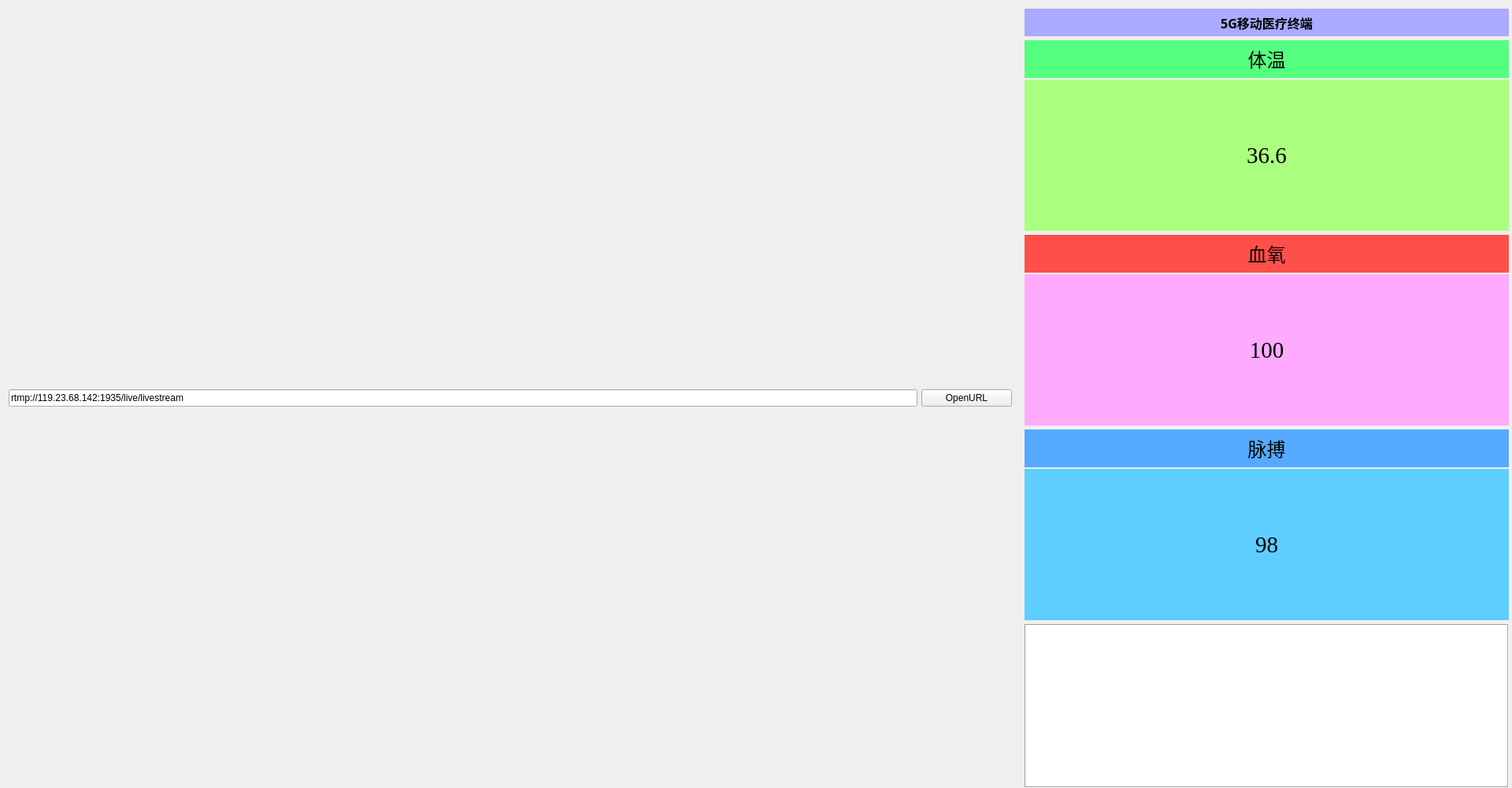
<?xml version="1.0" encoding="UTF-8"?>
<ui version="4.0">
 <class>VLCPlayerClass</class>
 <widget class="QWidget" name="VLCPlayerClass">
  <property name="geometry">
   <rect>
    <x>0</x>
    <y>0</y>
    <width>1920</width>
    <height>1000</height>
   </rect>
  </property>
  <property name="windowTitle">
   <string>VLCPlayer</string>
  </property>
  <widget class="QWidget" name="verticalLayoutWidget_2">
   <property name="geometry">
    <rect>
     <x>1290</x>
     <y>0</y>
     <width>631</width>
     <height>1011</height>
    </rect>
   </property>
   <layout class="QVBoxLayout" name="verticalLayout_1" stretch="1,7,7,7,6">
    <property name="spacing">
     <number>5</number>
    </property>
    <property name="rightMargin">
     <number>5</number>
    </property>
    <item>
     <widget class="QLabel" name="label">
      <property name="font">
       <font>
        <family>微软雅黑</family>
        <pointsize>12</pointsize>
        <weight>75</weight>
        <bold>true</bold>
       </font>
      </property>
      <property name="styleSheet">
       <string notr="true">background-color: rgb(170, 170, 255);</string>
      </property>
      <property name="text">
       <string>5G移动医疗终端</string>
      </property>
      <property name="textFormat">
       <enum>Qt::PlainText</enum>
      </property>
      <property name="alignment">
       <set>Qt::AlignCenter</set>
      </property>
     </widget>
    </item>
    <item>
     <layout class="QHBoxLayout" name="horizontalLayout_1" stretch="1,7">
      <property name="spacing">
       <number>3</number>
      </property>
      <item>
       <layout class="QVBoxLayout" name="verticalLayout" stretch="1,4">
        <property name="spacing">
         <number>2</number>
        </property>
        <property name="sizeConstraint">
         <enum>QLayout::SetDefaultConstraint</enum>
        </property>
        <item>
         <widget class="QLabel" name="label_5">
          <property name="font">
           <font>
            <family>微软雅黑</family>
            <pointsize>18</pointsize>
           </font>
          </property>
          <property name="layoutDirection">
           <enum>Qt::LeftToRight</enum>
          </property>
          <property name="styleSheet">
           <string notr="true">background-color: rgb(85, 255, 127);</string>
          </property>
          <property name="text">
           <string>体温</string>
          </property>
          <property name="scaledContents">
           <bool>false</bool>
          </property>
          <property name="alignment">
           <set>Qt::AlignCenter</set>
          </property>
          <property name="textInteractionFlags">
           <set>Qt::NoTextInteraction</set>
          </property>
         </widget>
        </item>
        <item>
         <widget class="QLabel" name="label_temperature">
          <property name="font">
           <font>
            <family>Times New Roman</family>
            <pointsize>22</pointsize>
           </font>
          </property>
          <property name="styleSheet">
           <string notr="true">background-color: rgb(170, 255, 127);
border-color: rgb(0, 0, 0);</string>
          </property>
          <property name="text">
           <string>36.6</string>
          </property>
          <property name="alignment">
           <set>Qt::AlignCenter</set>
          </property>
          <property name="textInteractionFlags">
           <set>Qt::NoTextInteraction</set>
          </property>
         </widget>
        </item>
       </layout>
      </item>
      <item>
       <layout class="QGridLayout" name="gridLayout_temp"/>
      </item>
     </layout>
    </item>
    <item>
     <layout class="QHBoxLayout" name="horizontalLayout_2" stretch="1,7">
      <property name="spacing">
       <number>3</number>
      </property>
      <item>
       <layout class="QVBoxLayout" name="verticalLayout_2" stretch="1,4">
        <property name="spacing">
         <number>2</number>
        </property>
        <property name="sizeConstraint">
         <enum>QLayout::SetDefaultConstraint</enum>
        </property>
        <item>
         <widget class="QLabel" name="label_6">
          <property name="font">
           <font>
            <family>微软雅黑</family>
            <pointsize>18</pointsize>
           </font>
          </property>
          <property name="layoutDirection">
           <enum>Qt::LeftToRight</enum>
          </property>
          <property name="styleSheet">
           <string notr="true">background-color: rgb(255, 79, 73);</string>
          </property>
          <property name="text">
           <string>血氧</string>
          </property>
          <property name="scaledContents">
           <bool>false</bool>
          </property>
          <property name="alignment">
           <set>Qt::AlignCenter</set>
          </property>
          <property name="textInteractionFlags">
           <set>Qt::NoTextInteraction</set>
          </property>
         </widget>
        </item>
        <item>
         <widget class="QLabel" name="label_spo2">
          <property name="font">
           <font>
            <family>Times New Roman</family>
            <pointsize>22</pointsize>
           </font>
          </property>
          <property name="styleSheet">
           <string notr="true">background-color: rgb(255, 170, 255);</string>
          </property>
          <property name="text">
           <string>100</string>
          </property>
          <property name="alignment">
           <set>Qt::AlignCenter</set>
          </property>
          <property name="textInteractionFlags">
           <set>Qt::NoTextInteraction</set>
          </property>
         </widget>
        </item>
       </layout>
      </item>
      <item>
       <layout class="QGridLayout" name="gridLayout_spo2"/>
      </item>
     </layout>
    </item>
    <item>
     <layout class="QHBoxLayout" name="horizontalLayout_3" stretch="1,7">
      <property name="spacing">
       <number>3</number>
      </property>
      <item>
       <layout class="QVBoxLayout" name="verticalLayout_3" stretch="1,4">
        <property name="spacing">
         <number>2</number>
        </property>
        <property name="sizeConstraint">
         <enum>QLayout::SetDefaultConstraint</enum>
        </property>
        <item>
         <widget class="QLabel" name="label_7">
          <property name="font">
           <font>
            <family>微软雅黑</family>
            <pointsize>18</pointsize>
           </font>
          </property>
          <property name="layoutDirection">
           <enum>Qt::LeftToRight</enum>
          </property>
          <property name="styleSheet">
           <string notr="true">background-color: rgb(85, 170, 255);</string>
          </property>
          <property name="text">
           <string>脉搏</string>
          </property>
          <property name="scaledContents">
           <bool>false</bool>
          </property>
          <property name="alignment">
           <set>Qt::AlignCenter</set>
          </property>
          <property name="textInteractionFlags">
           <set>Qt::NoTextInteraction</set>
          </property>
         </widget>
        </item>
        <item>
         <widget class="QLabel" name="label_heart">
          <property name="font">
           <font>
            <family>Times New Roman</family>
            <pointsize>22</pointsize>
           </font>
          </property>
          <property name="styleSheet">
           <string notr="true">background-color: rgb(93, 206, 255);</string>
          </property>
          <property name="text">
           <string>98</string>
          </property>
          <property name="alignment">
           <set>Qt::AlignCenter</set>
          </property>
          <property name="textInteractionFlags">
           <set>Qt::NoTextInteraction</set>
          </property>
         </widget>
        </item>
       </layout>
      </item>
      <item>
       <layout class="QGridLayout" name="gridLayout_heart">
        <property name="sizeConstraint">
         <enum>QLayout::SetFixedSize</enum>
        </property>
       </layout>
      </item>
     </layout>
    </item>
    <item>
     <widget class="QTextBrowser" name="textBrowser_log">
      <property name="styleSheet">
       <string notr="true">border-color: rgb(0, 0, 0);</string>
      </property>
      <property name="frameShape">
       <enum>QFrame::Box</enum>
      </property>
     </widget>
    </item>
   </layout>
  </widget>
  <widget class="QWidget" name="verticalLayoutWidget">
   <property name="geometry">
    <rect>
     <x>0</x>
     <y>0</y>
     <width>1291</width>
     <height>1011</height>
    </rect>
   </property>
   <layout class="QVBoxLayout" name="verticalLayout_4" stretch="25,1">
    <property name="spacing">
     <number>3</number>
    </property>
    <property name="rightMargin">
     <number>1</number>
    </property>
    <item>
     <layout class="QGridLayout" name="gridLayout_video">
      <property name="rightMargin">
       <number>5</number>
      </property>
      <property name="verticalSpacing">
       <number>5</number>
      </property>
     </layout>
    </item>
    <item>
     <layout class="QHBoxLayout" name="horizontalLayout" stretch="10,1">
      <property name="spacing">
       <number>5</number>
      </property>
      <property name="sizeConstraint">
       <enum>QLayout::SetFixedSize</enum>
      </property>
      <property name="rightMargin">
       <number>5</number>
      </property>
      <item>
       <widget class="QLineEdit" name="lineEdit">
        <property name="text">
         <string>rtmp://119.23.68.142:1935/live/livestream</string>
        </property>
       </widget>
      </item>
      <item>
       <widget class="QPushButton" name="btnOpenURL">
        <property name="text">
         <string>OpenURL</string>
        </property>
       </widget>
      </item>
     </layout>
    </item>
   </layout>
  </widget>
 </widget>
 <layoutdefault spacing="6" margin="11"/>
 <resources>
  <include location="vlcplayer.qrc"/>
 </resources>
 <connections/>
</ui>
